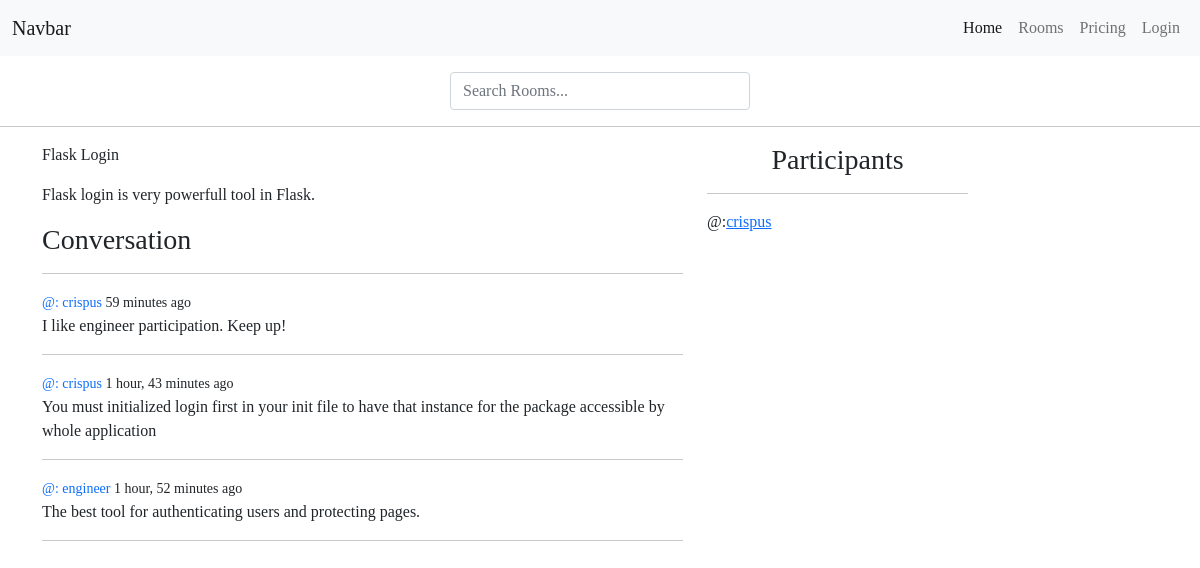
Page /rooms/3 on the committed database.
### hub/models.py (models this page shows, shortened)
class Room(models.Model):
    host = models.ForeignKey(User, on_delete=models.SET_NULL, null=True)
    topic = models.ForeignKey(Topic, on_delete=models.SET_NULL, null=True)
    name = models.CharField(max_length=100)
    description= models.TextField(null=True, blank=True)
    participants = models.ManyToManyField(User, related_name='Participants')
    updated = models.DateTimeField(auto_now=True)
    date_created = models.DateTimeField(auto_now_add=True)
    class Meta:
        ordering = ['-updated', '-date_created'] # more like pagination in flask

class Message(models.Model):
    user = models.ForeignKey(User, on_delete=models.CASCADE)
    room = models.ForeignKey(Room, on_delete=models.CASCADE)
    body = models.TextField()
    updated = models.DateTimeField(auto_now=True)
    date_created = models.DateTimeField(auto_now_add=True)

### hub/views.py (the view, shortened to what this page needs)
# urls.py: path('rooms/<int:pk>', views.room, name='rooms'),
def room(request, pk):
    room = Room.objects.get(pk=pk)
    room_messages = room.message_set.all().order_by('-date_created')
    participants = room.participants.all()
    context = {'pk':pk, 'room': room,'room_messages':room_messages, 'participants':participants}
    return render(request, 'hub/room.html', context)

### hub/templates/hub/room.html (shortened to what this page needs)
{% extends 'base.html' %}
 {% block content %}
 <div class="container">
    <div class="row">
        <div class="col-md-7">
            <p>
                {{room.name}}
            </p>
            <p>
                {{room.description}}
            </p>
            <div class="comment-wrapper">
                <h3>Conversation</h3>
                <hr>
                {% for message in room_messages %}
                    <div>
                        <small> <span class="text-primary">@: {{message.user.username}} </span> {{message.date_created|timesince}} ago</small>
                        <p>{{message.body}}</p>
                        <hr>
                    </div>
                {% endfor %}
            </div>
        </div>
        <div class="col-md-3">
            <h3 style="text-align: center;">Participants</h3>
            <hr>
            {% for user in participants%}
                <div>
                    <p>@:<a href="#">{{user.username}}</a></p>
                </div>
            {% endfor %}
        </div>
    </div>
</div>
 {% endblock %}

### static/main.css (style rules this page uses)
body { font-family: 'Merriweather', serif; }

### rows in the picture
Room: name "Flask Login", description "Flask login is very powerfull tool in Flask."
Message: user.username "crispus", date_created "59 minutes", body "I like engineer participation. Keep up!"
Message: user.username "crispus", date_created "1 hour, 43 minutes", body "You must initialized login first in your init file to have that instance for the package accessible by whole application"
Message: user.username "engineer", date_created "1 hour, 52 minutes", body "The best tool for authenticating users and protecting pages."

### other values in the picture
{{ user.username }} "crispus"
